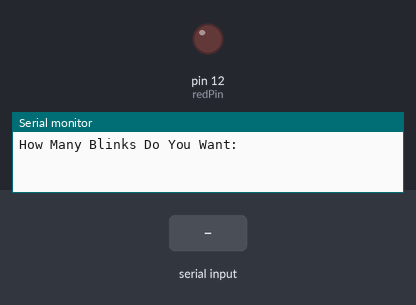
Recording of a sketch running on a simulated Arduino Uno, built with avr-gcc and run on an emulated ATmega328P. On the bench: output pins drawn as LEDs (lit = HIGH), the last lines printed to the serial monitor. Dashed ring = blinking. The test bench sets the inputs (shaded band).

Above: at 1.2 s.
1.3 s: "90,45\n" received over Serial
At 1.37 s:
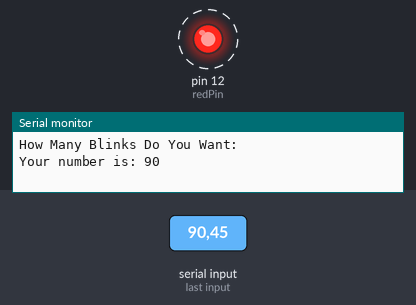
Timing chart, 0 to 10.3 s (numbered marks = the images above; inputs shaded):
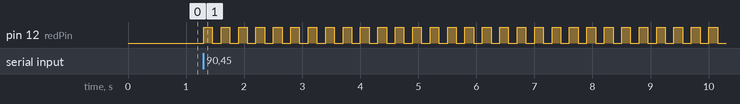

The sketch:

ReadingFromSerialMonitor.ino
```cpp
int numBlinks;
int redPin = 12;
int dt = 150;

String msg = "How Many Blinks Do You Want: ";
String msg2 = "Your number is: ";

void setup()
{
  pinMode(redPin, OUTPUT);
  Serial.begin(9600);
}

void loop()
{
  Serial.println(msg);
  while (Serial.available() == 0) {}
  numBlinks = Serial.parseInt();
  Serial.print(msg2);
  Serial.println(numBlinks);

  for (int i = 1; i < numBlinks; i++)
  {
    digitalWrite(redPin, HIGH);
    delay(dt);
    digitalWrite(redPin, LOW);
    delay(dt);
  }
}
```

Measured:
- after the input at 1.3 s, pin 12 (redPin): alternates HIGH for 0.15 s and LOW for 0.15 s, starting at once
